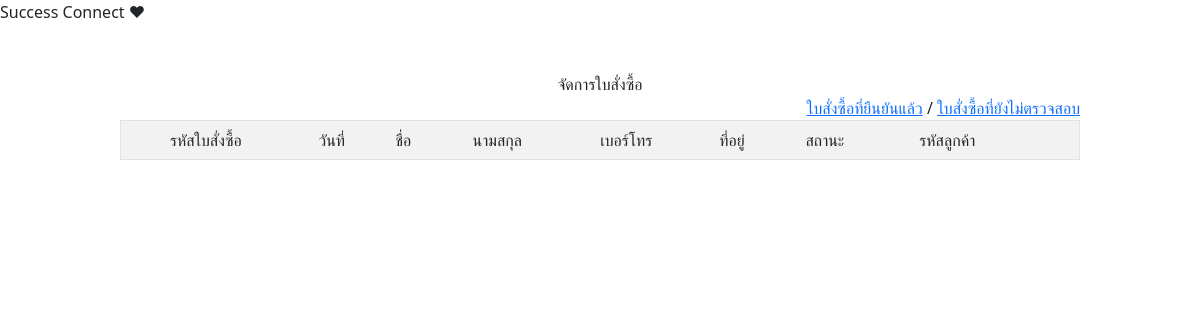
Before: /Trash/poconf_list.php with the older database file.
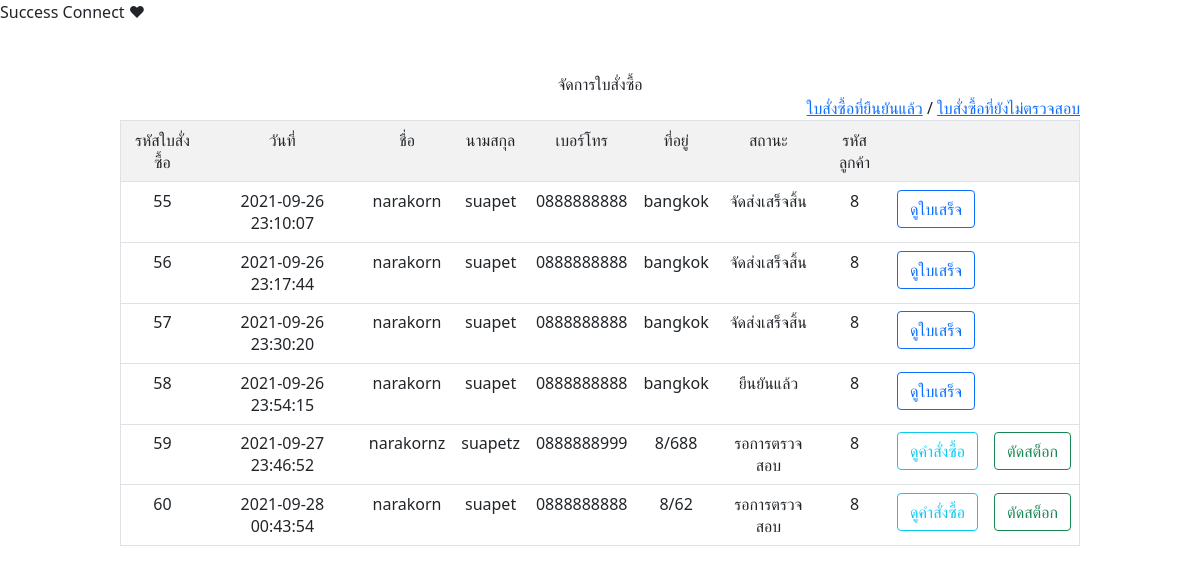
After: the same page with the newer database file.
### tables this page shows
CREATE TABLE `cuspo` (
  `poID` int(10) NOT NULL,
  `poDate` datetime NOT NULL,
  `name` varchar(255) NOT NULL,
  `surname` varchar(255) NOT NULL,
  `tel` varchar(10) NOT NULL,
  `address` varchar(255) NOT NULL,
  `cusID` int(10) NOT NULL,
  `postatus` varchar(255) NOT NULL,
  `slip` varchar(255) NOT NULL
);

### Trash/poconf_list.php (the view)
<?php require("conn.php");   ?>
<?php require("bootstrapscrip.php");   ?>
<div class="faidpage">
<center>
<div style="width:80%">
<br>
จัดการใบสั่งซื้อ
<br>
<?php
$data = "SELECT *  FROM cuspo ";
$dataQuery = mysqli_query($check, $data);
?>
<div align="right"><a href="poconf_list_conf.php">ใบสั่งซื้อที่ยืนยันแล้ว</a> / <a href="poconf_list_notcon.php">ใบสั่งซื้อที่ยังไม่ตรวจสอบ</a></div>
<table border="1"  class="table table-striped">
<tr>
<td align="center">รหัสใบสั่งซื้อ</td>
<td align="center">วันที่</td>
<td align="center">ชื่อ</td>
<td align="center">นามสกุล</td>
<td align="center">เบอร์โทร</td>
<td align="center">ที่อยู่</td>
<td align="center">สถานะ</td>
<td align="center">รหัสลูกค้า</td>
<td align="center"></td>
<td align="center"></td>
</tr>
<?php
while($dataResult = mysqli_fetch_array($dataQuery))
{
?>
<tr>
<td align="center"><?php echo $dataResult["poID"]; ?></td>
<td align="center"><?php echo $dataResult["poDate"]; ?></td>
<td align="center"><?php echo $dataResult["name"]; ?></td>
<td align="center"><?php echo $dataResult["surname"]; ?></td>
<td align="center"><?php echo $dataResult["tel"]; ?></td>
<td align="center"><?php echo $dataResult["address"]; ?></td>
<td align="center"><?php echo $dataResult["postatus"]; ?></td>
<td align="center"><?php echo $dataResult["cusID"]; ?></td>
<td>
<?php if($dataResult["postatus"] =='รอการตรวจสอบ')
{
    ?>
<a href = "poconf_detail.php?id=<?php echo $dataResult["poID"];?>">
    <input type="button" class="btn btn-outline-info" value="ดูคำสั่งซื้อ">
</a>
<?php } else {
?>
<a href = "poconf_recdetail.php?id=<?php echo $dataResult["poID"];?>">
    <input type="button" class="btn btn-outline-primary" value="ดูใบเสร็จ">
</a>
<?php
} ?>
</td>
<td>
<?php if($dataResult["postatus"] =='รอการตรวจสอบ')
{
    ?>
<a href = "subtaxstock.php?id=<?php echo $dataResult["poID"];?>"><input type="button" class="btn btn-outline-success" value="ตัดสต็อก"></a>
<?php } else {} ?>
</td>
<tr>
<?php
}
?>
</table>
</div>
</div>

### Trash/bootstrapscrip.php (shortened to what this page needs)
<link href="https://cdn.jsdelivr.net/npm/bootstrap@5.1.0/dist/css/bootstrap.min.css" rel="stylesheet">

Changed rows visible on the page:
added cuspo: poID "55", poDate "2021-09-26 23:10:07", name "narakorn", surname "suapet", tel "0888888888", address "bangkok", postatus "จัดส่งเสร็จสิ้น", cusID "8"
added cuspo: poID "56", poDate "2021-09-26 23:17:44", name "narakorn", surname "suapet", tel "0888888888", address "bangkok", postatus "จัดส่งเสร็จสิ้น", cusID "8"
added cuspo: poID "57", poDate "2021-09-26 23:30:20", name "narakorn", surname "suapet", tel "0888888888", address "bangkok", postatus "จัดส่งเสร็จสิ้น", cusID "8"
added cuspo: poID "58", poDate "2021-09-26 23:54:15", name "narakorn", surname "suapet", tel "0888888888", address "bangkok", postatus "ยืนยันแล้ว", cusID "8"
added cuspo: poID "59", poDate "2021-09-27 23:46:52", name "narakornz", surname "suapetz", tel "0888888999", address "8/688", postatus "รอการตรวจสอบ", cusID "8"
added cuspo: poID "60", poDate "2021-09-28 00:43:54", name "narakorn", surname "suapet", tel "0888888888", address "8/62", postatus "รอการตรวจสอบ", cusID "8"
